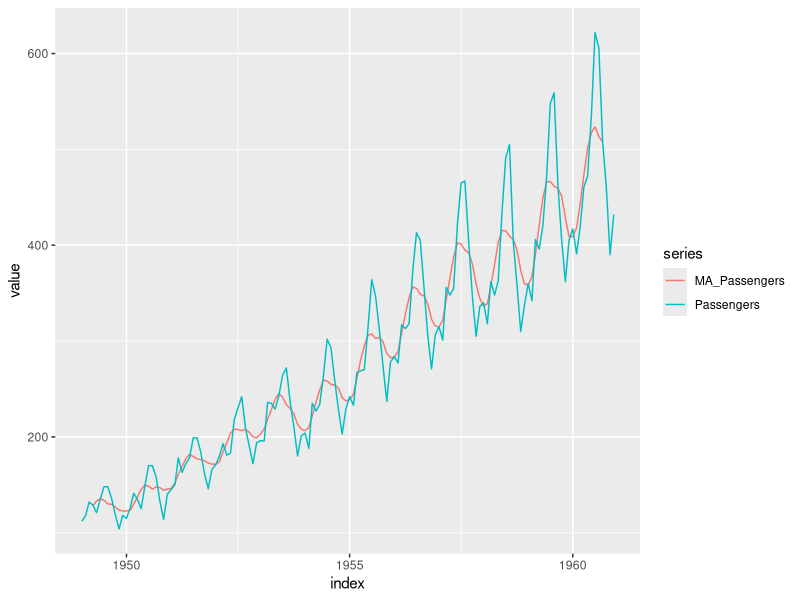

The R source for this figure:
library(datasets)
library(xts)
library(ggplot2)
library(broom)
library(magrittr)

# XTS using AirPassengers base R data

ap.xts <- as.xts(AirPassengers)
mseries <- cbind(ap.xts, rollmean(ap.xts, 7)) # mseries is a xts object with multiple variables
names(mseries) <- c("Passengers", "MA_Passengers") # names for the series, otherwise the names are '..1' and '..2'
index(mseries) <- as.Date(index(mseries)) # to avoid warnings since ggplot scale don't handle yearmon natively
tidy(mseries) %>% ggplot(aes(x = index, y = value, color = series)) + geom_line()